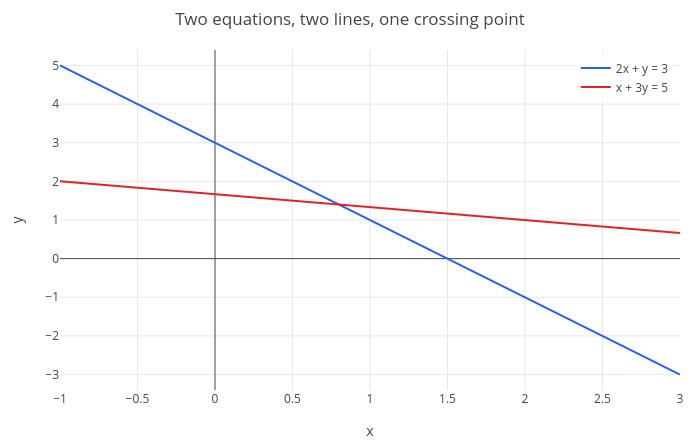

The cell this chart's notebook holds for it:
### Markdown cell above
## 5. Systems of linear equations

Two equations in two unknowns,

$$2x + y = 3, \qquad x + 3y = 5,$$

are one matrix equation $Ax = b$ with $A = [2\ 1;\ 1\ 3]$ and $b = [3;\ 5]$. Each equation is a line in the plane; the
solution is where they cross. The plot shows both lines, solved for $y$: $y = 3 - 2x$ and $y = (5 - x)/3$, with $x$
across and $y$ up:

### Code cell
p = legend(plot(3 - 2*x, (5 - x)/3, x, -1, 3), "2x + y = 3", "x + 3y = 5");
labels(title(p, "Two equations, two lines, one crossing point"), "x", "y")

### Figure 1 — Plotly figure (JSON) as saved in the notebook; plotly's stock layout.template omitted (floating-point values rounded to 4 significant figures; data arrays with more than 128 entries replaced by an {"elided": "..."} marker saying what was removed)
{"data": [{"line": {"color": "#2563eb", "width": 2}, "mode": "lines", "name": "2x + y = 3", "type": "scatter", "x": {"elided": "402 float values"}, "y": {"elided": "402 float values"}}, {"line": {"color": "#dc2626", "width": 2}, "mode": "lines", "name": "x + 3y = 5", "type": "scatter", "x": {"elided": "402 float values"}, "y": {"elided": "402 float values"}}], "layout": {"height": 440, "legend": {"bgcolor": "rgba(255,255,255,0.8)", "x": 0.99, "xanchor": "right", "y": 0.99, "yanchor": "top"}, "margin": {"b": 50, "l": 60, "r": 20, "t": 50}, "showlegend": true, "title": {"text": "Two equations, two lines, one crossing point"}, "width": 700, "xaxis": {"title": {"text": "x"}, "zeroline": true}, "yaxis": {"range": [-3.4, 5.4], "title": {"text": "y"}, "zeroline": true}}}
